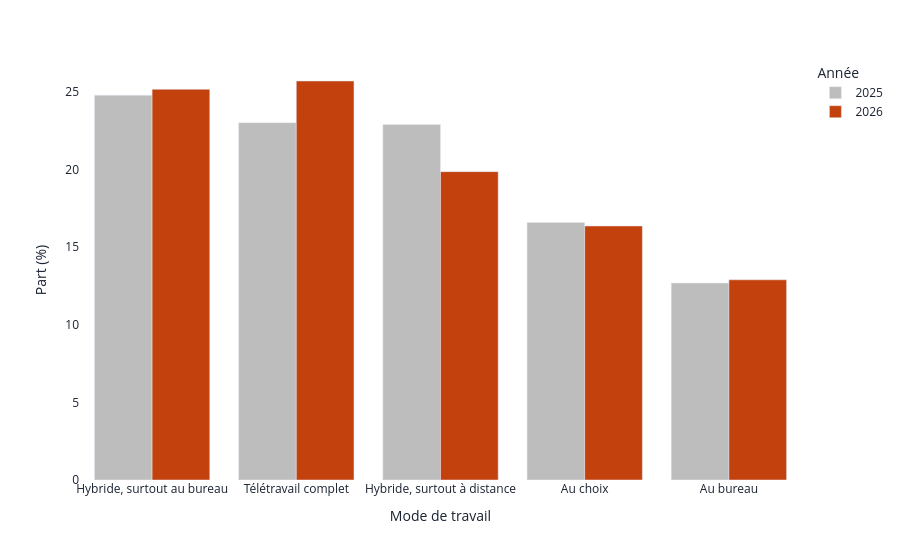

Notebook cell for this chart:
### Code cell
if not comparaison.empty:
    fig = px.bar(comparaison, x="mode", y="part", color="annee", barmode="group",
                 color_discrete_map={"2025": GRIS, "2026": ACCENT},
                 hover_data=["repondants"], labels={"part": "Part (%)", "mode": "Mode de travail", "annee": "Année"})
    fig.update_layout(plot_bgcolor="white", paper_bgcolor="white", font_color=ENCRE)
    fig.show()
print("Les parts utilisent toutes les réponses valides de chaque année comme dénominateur ; les catégories de moins de 50 réponses ne sont pas affichées.")

### Figure 1 — Plotly figure (JSON) as saved in the notebook; plotly's stock layout.template omitted (floating-point values rounded to 4 significant figures)
{"data": [{"alignmentgroup": "True", "customdata": [[1246], [1157], [1151], [834], [638]], "hovertemplate": "Année=2025<br>Mode de travail=%{x}<br>Part (%)=%{y}<br>repondants=%{customdata[0]}<extra></extra>", "legendgroup": "2025", "marker": {"color": "#BDBDBD", "pattern": {"shape": ""}}, "name": "2025", "offsetgroup": "2025", "orientation": "v", "showlegend": true, "textposition": "auto", "type": "bar", "x": ["Hybride, surtout au bureau", "Télétravail complet", "Hybride, surtout à distance", "Au choix", "Au bureau"], "xaxis": "x", "y": [24.79, 23.02, 22.9, 16.59, 12.69], "yaxis": "y"}, {"alignmentgroup": "True", "customdata": [[867], [849], [670], [552], [435]], "hovertemplate": "Année=2026<br>Mode de travail=%{x}<br>Part (%)=%{y}<br>repondants=%{customdata[0]}<extra></extra>", "legendgroup": "2026", "marker": {"color": "#C2410C", "pattern": {"shape": ""}}, "name": "2026", "offsetgroup": "2026", "orientation": "v", "showlegend": true, "textposition": "auto", "type": "bar", "x": ["Télétravail complet", "Hybride, surtout au bureau", "Hybride, surtout à distance", "Au choix", "Au bureau"], "xaxis": "x", "y": [25.7, 25.17, 19.86, 16.37, 12.9], "yaxis": "y"}], "layout": {"barmode": "group", "font": {"color": "#1A2331"}, "legend": {"title": {"text": "Année"}, "tracegroupgap": 0}, "margin": {"t": 60}, "paper_bgcolor": "white", "plot_bgcolor": "white", "xaxis": {"anchor": "y", "domain": [0, 1], "title": {"text": "Mode de travail"}}, "yaxis": {"anchor": "x", "domain": [0, 1], "title": {"text": "Part (%)"}}}}
